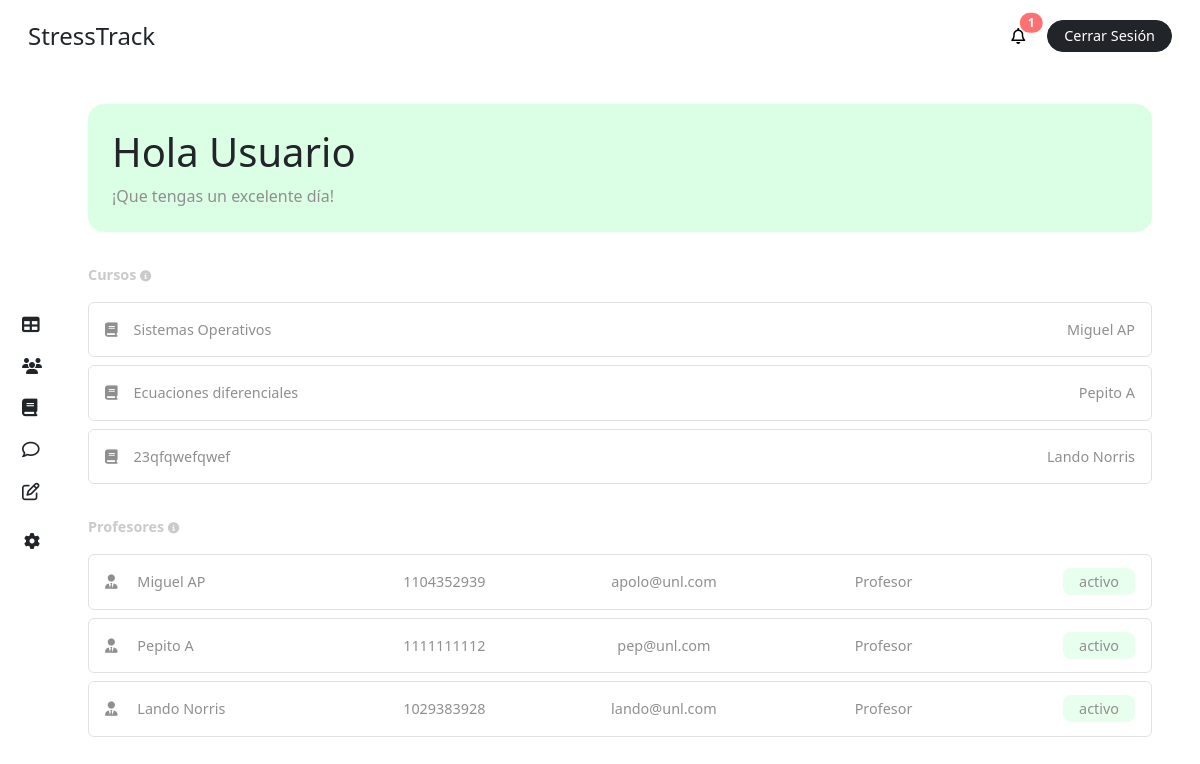
The app's page /panel/ (signed in), older data.
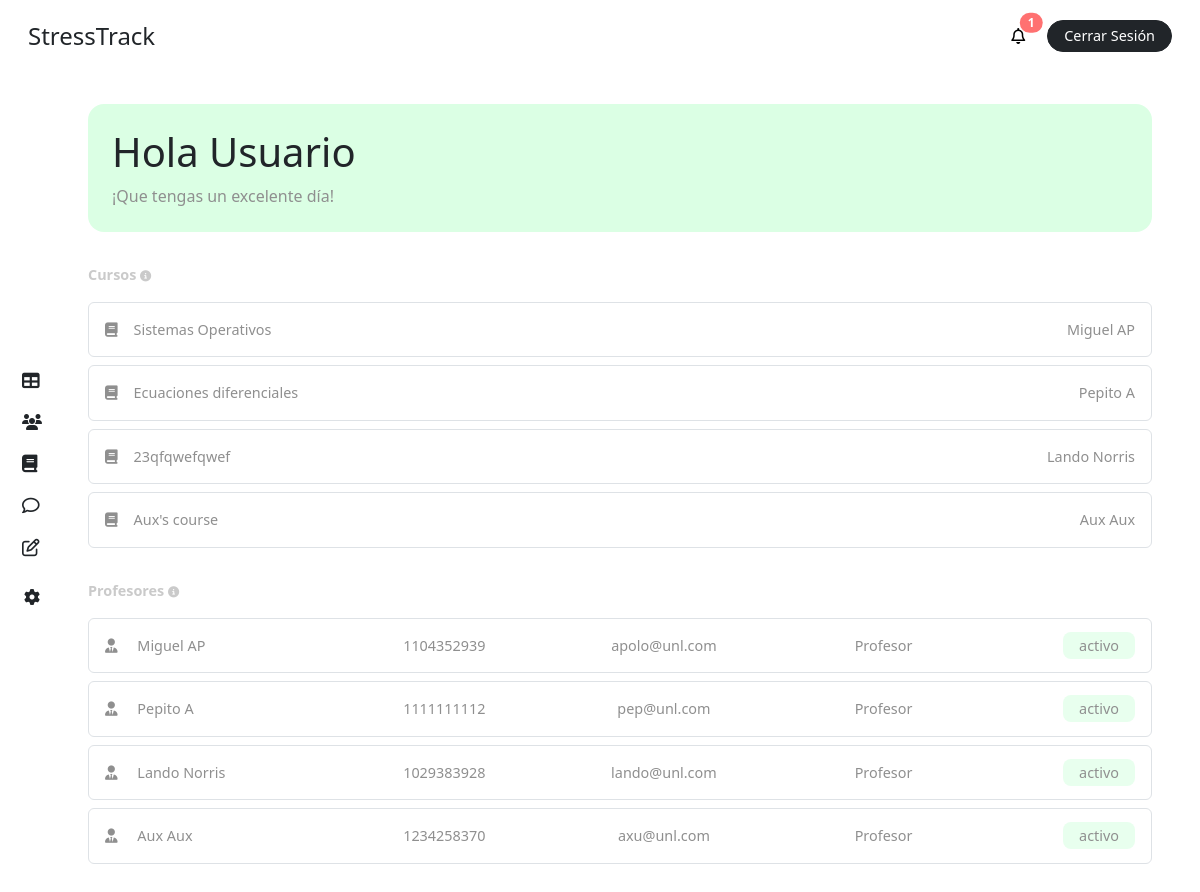
The same page, newer data.
### stress/models.py (models this page shows, shortened)
class Course(models.Model):
    name = models.CharField(max_length=100)
    teacher = models.ForeignKey('CustomUser', on_delete=models.CASCADE, related_name='teaching_courses', limit_choices_to={'role': 'teacher'})

class CustomUser(AbstractBaseUser, PermissionsMixin):
    ROLE_CHOICES = [
        ('student', 'Alumno'),
        ('teacher', 'Profesor'),
        ('superuser', 'Administrador'),
    ]
    first_name = models.CharField(max_length=50, blank=True)
    last_name = models.CharField(max_length=50, blank=True)
    dni = models.CharField(max_length=10, unique=True, blank=True, null=True)
    email = models.EmailField(unique=True)
    role = models.CharField(max_length=20, choices=ROLE_CHOICES, default='student')
    is_active = models.BooleanField(default=True)
    is_staff = models.BooleanField(default=False)
    stress = models.IntegerField(default=0)
    share_stress_level = models.BooleanField(default=False)
    recommendation = models.ForeignKey(Recommendation, on_delete=models.SET_NULL, null=True, blank=True, related_name='users')
    course = models.ForeignKey(Course, on_delete=models.CASCADE, related_name='students', null=True, blank=True)
    group = models.ForeignKey(Team, on_delete=models.CASCADE, related_name='members', null=True, blank=True)
    tests = models.ManyToManyField(Test, related_name='users', blank=True)
    objects = CustomUserManager()
    USERNAME_FIELD = 'email'
    REQUIRED_FIELDS = []

### stress/views.py (the view)
# urls.py: path('panel/', views.panel, name='panel'),
@login_required
def panel(request):
    user = request.user
    course = user.course
    team = user.group
    tasks = None
    tests = None
    top_3_stressed_students = None
    average_stress = None
    course_teaching = user.teaching_courses.first()
    courses = Course.objects.all()
    professors = CustomUser.objects.filter(role='teacher').all()
    if course_teaching:
        students = course_teaching.students.filter(stress__gt=0)
        top_3_stressed_students = students.order_by('-stress')[:3]
        average_stress = int(students.aggregate(avg_stress=Avg('stress'))['avg_stress'] or 0)
    if course:
        tasks = course.tasks.filter(due_date__gte=date.today()).order_by('due_date')
    if team:
        tests = team.tests.all()
    stress = user.stress
    color = ""
    recommendations = user.recommendation
    if 0 <= stress <= 20:
        color = 'bg-good'
    elif 20 < stress <= 40:
        color = 'bg-not-bad'
    elif 40 < stress <= 60:
        color = 'bg-dangerr'
    elif 60 < stress <= 100:
        color = 'bg-dying'
    context = {
        'name': user.first_name or "Usuario",
        'color': color,
        'recommendation': recommendations,
        'stress': stress,
        'role': user.role,
        'top_3_stressed_students': top_3_stressed_students,
        'average_stress': average_stress,
        'course_teaching': course_teaching,
        'notifications': user.notifications.all(),
        'unread_notifications': user.notifications.filter(is_read=False).count(),
        'courses': courses,
        'professors': professors,
    }
    if tasks:
        if tasks.exists():
            tmp_task = tasks.first()
            task = {
                'title': tmp_task.title,
                'date': tmp_task.due_date
            }
        else:
            task = None
    else:
        task = None
    if tests:
        tmp_test = tests.last()
        flg = test_resolve(tmp_test, user)
        test = {
            'id': tmp_test.id,
            'title': tmp_test.title,
            'state': flg
        }
    else:
        test = None
    context['task'] = task
    context['test'] = test
    return render(request, 'dashboard/panel.html', context)

### stress/templates/dashboard/panel.html (shortened to what the changed rows need)
{% extends "base/dashboard_base.html" %}
{% block content %}
<main class="main p-4 pt-2 pe-5">
    <div class="{{ color }} p-4 rounded-4 my-4">
        <div class="row">
            {% if role == 'student' %}
                <div class="col-10">
                    <h1>Hola {{ name }}</h1>
                    <p class="fs-6 m-0"> {{ recommendation.description }}</p>
                </div>
                <div class="col-2 text-center">
                    <h1>{{ stress }}</h1>
                    <p class="m-0">Nivel de Estrés</p>
                </div>
            {% else %}
                <div class="col-12">
                    <h1>Hola {{ name }}</h1>
                </div>
            {% endif %}
        </div>
    </div>
    {% if role == 'student' %}
        <div class="mb-4">
            <label class="text-grisillo fw-bold my-2">Tarea</label>
            {% if not task %}
                <div class="bg-inf p-3 rounded-2 text-gris">
                    <i class="fas fa-info-circle"></i> No tienes tareas asignadas por el momento.
                </div>
            {% else %}
                <div class="p-3 rounded-2 text-gris border border-1">
                        <div class="row">
                            <div class="col-10">
                                <i class="fa-solid fa-list me-3"></i>{{ task.title }}
                            </div>
                            <div class="col-2 text-end">
                                <div class="ms-4 bg-color-grisillo py-1 px-3 border d-inline rounded-3 fs-7">
                                    {{ task.date }}
                                </div>
                            </div>
                        </div>
                </div>
            {% endif %}
        </div>
        <div class="mb-4">
            <label class="text-grisillo fw-bold my-2">Test</label>
        {% if not test %}
        <div class="bg-inf p-3 rounded-2 text-gris">
            <i class="fas fa-info-circle"></i> No tienes tests asignadas por el momento.
        </div>
        {% else %}
        <div class="p-3 rounded-2 text-gris border border-1">
            <div class="row">
                <div class="col-10">
                    <i class="fa-regular fa-pen-to-square me-3"></i>{{ test.title }}
                </div>
                <div class="col-2 text-end">
                        {% if not test.state %}
                            <div class="ms-4 p-1 d-inline rounded-4 fs-7">
                                <a href="{% url 'test' test.id %}" class="text-decoration-none border border-dark text-dark py-1 px-3 rounded-3 fs-7">Realizar Test</a>
                            </div>
                        {% else %}
                            <div class="ms-4 bg-color-grisillo py-1 px-3 border d-inline rounded-3 fs-7">
                                Completado
                            </div>
                            {% endif %}
                        </div>
                    </div>
                </div>
                {% endif %}
        </div>
    {% else %}
        <div class="mb-4">
            {% if not courses %}
                <div class="bg-inf p-3 rounded-2 text-gris">
                    <i class="fas fa-info-circle"></i> No existen cursos por el momento.
                </div>
            {% else %}
                {% for course in courses %}
                <div class="p-3 rounded-2 text-gris border border-1 my-2">
                    <div class="row">
                        <div class="col-6">
                            <i class="fa-solid fa-book me-3"></i>{{ course.name }}
                        </div>
                        <div class="col-6 text-end">
                            {{ course.teacher.first_name }} {{ course.teacher.last_name }}
                        </div>
                    </div>
                </div>
                {% endfor %}
            {% endif %}
        </div>
        <div class="mb-4">
            {% if not professors %}
                <div class="bg-inf p-3 rounded-2 text-gris">
                    <i class="fas fa-info-circle"></i> No existen profesores por el momento.
                </div>
            {% else %}
                {% for teacher in professors %}
                    <div class="p-3 my-2 rounded-2 text-gris border border-1">
                        <div class="row">
                            <div class="col-3">
                                {% if teacher.role == 'student' %}
                                    <i class="fa-solid fa-user me-3"></i>
                                {% else %}
                                    <i class="fa-solid fa-user-tie me-3"></i>
                                {% endif %}
                                {{ teacher.first_name }} {{ teacher.last_name }}
                            </div>
                            <div class="col-2 text-center">
                                {{ teacher.dni }}
                            </div>
                            <div class="col-3 text-center ">
                                {{ teacher.email }}
                            </div>
                            <div class="col-2 text-center">
                                {% if teacher.role == 'student' %}
                                    Estudiante
                                {% elif teacher.role == 'teacher' %}
                                    Profesor
                                {% else %}
                                    Administrador
                                {% endif %}
                            </div>
                            <div class="col-2 text-end ">
                                {% if teacher.is_active %}
                                    <div class="ms-4 bg-active py-1 px-3 d-inline rounded-3 fs-7">
                                        activo
                                    </div>
                                {% else %}
                                    <div class="ms-4 bg-incative py-1 px-3 d-inline rounded-3 fs-7">
                                        inactivo
                                    </div>
                                {% endif %}
                            </div>
                        </div>
                    </div>
                {% endfor %}
            {% endif %}
        </div>
    {% endif %}
</main>
{% endblock %}

Row changes from the older to the newer data that the page shows:
added Course: name "Aux's course", teacher.first_name "Aux", teacher.last_name "Aux"
added CustomUser: role "teacher" (drawn), first_name "Aux", last_name "Aux", dni "1234258370", email "axu@unl.com", is_active "activo"
